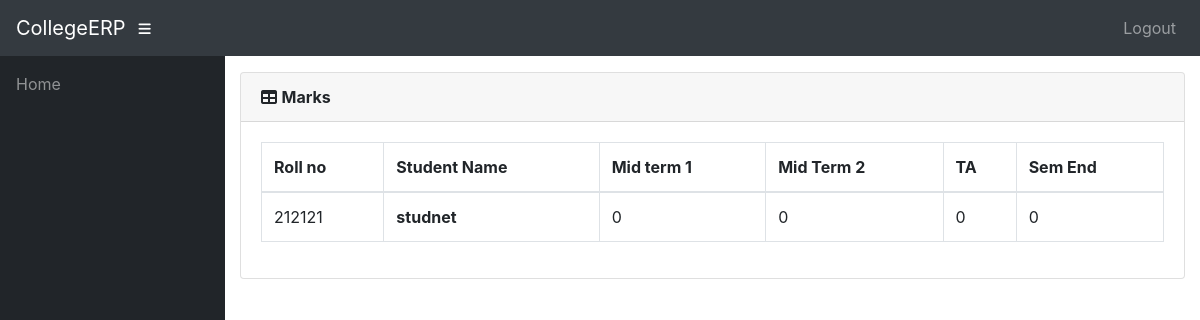
The page /info/teacher/2/Students/Marks/ (signed in) on the database its author committed.
### info/models.py (models this page shows, shortened)
class StudentCourse(models.Model):
    student = models.ForeignKey(Student, on_delete=models.CASCADE)
    course = models.ForeignKey(Course, on_delete=models.CASCADE)
    class Meta:
        unique_together = (('student', 'course'),)
        verbose_name_plural = 'Marks'

class Student(models.Model):
    user = models.OneToOneField(User, on_delete=models.CASCADE, null=True)
    class_id = models.ForeignKey(Class, on_delete=models.CASCADE, default=1)
    Rollno = models.CharField(primary_key='True', max_length=50, blank=True)
    name = models.CharField(max_length=200)
    sex = models.CharField(max_length=50, choices=sex_choice, default='Male')
    DOB = models.DateField(default='1998-01-01')

class Marks(models.Model):
    studentcourse = models.ForeignKey(StudentCourse, on_delete=models.CASCADE)
    name = models.CharField(max_length=50, choices=test_name, default='Internal test 1')
    marks1 = models.IntegerField(default=0, validators=[MinValueValidator(0), MaxValueValidator(100)])
    class Meta:
        unique_together = (('studentcourse', 'name'),)

### info/views.py (the view)
# urls.py: path('teacher/<int:assign_id>/Students/Marks/', views.student_marks, name='t_student_marks'),
@login_required()
def student_marks(request, assign_id):
    ass = Assign.objects.get(id=assign_id)
    sc_list = StudentCourse.objects.filter(student__in=ass.class_id.student_set.all(), course=ass.course)
    return render(request, 'info/t_student_marks.html', {'sc_list': sc_list})

### info/models.py (called while the page is built)
    @property
    def is_student(self):
        if hasattr(self, 'student'):
            return True
        return False

    @property
    def is_teacher(self):
        if hasattr(self, 'teacher'):
            return True
        return False

### info/templates/info/t_student_marks.html
{% extends 'info/base.html' %}
    {% load static %}
    {% block content %}
                  <div class="card mb-3">
            <div class="card-header">
              <i class="fas fa-table"></i>
            <b>Marks</b></div>
            <div class="card-body">
              <div class="table-responsive">
                <table class="table table-bordered" id="dataTable" width="100%" cellspacing="0">
                  <thead>
                    <tr>
                        <th>Roll no</th>
                        <th>Student Name</th>
                        <th>Mid term 1</th>
                        <th>Mid Term 2</th>
                        <th>TA</th>
                        <th>Sem End</th>
                    </tr>
                  </thead>
                  <tbody>
                    {% for sc in sc_list %}
                    <tr>
                        <td>{{ sc.student_id }}</td>
                        <td><b>{{ sc.student.name }} </b></td>
                        {% for m in sc.marks_set.all %}
                            <td>{{ m.marks1 }}</td>
                        {% endfor %}
                    </tr>
                    {% empty %}
                            <p>student has no courses</p>
                    {% endfor %}
                  </tbody>
                </table>
              </div>
            </div>
          </div>
    {% endblock %}

### rows shown on the page
StudentCourse: student_id "212121", student.name "studnet"
Marks: marks1 "0"
Marks: marks1 "0"
Marks: marks1 "0"
Marks: marks1 "0"
